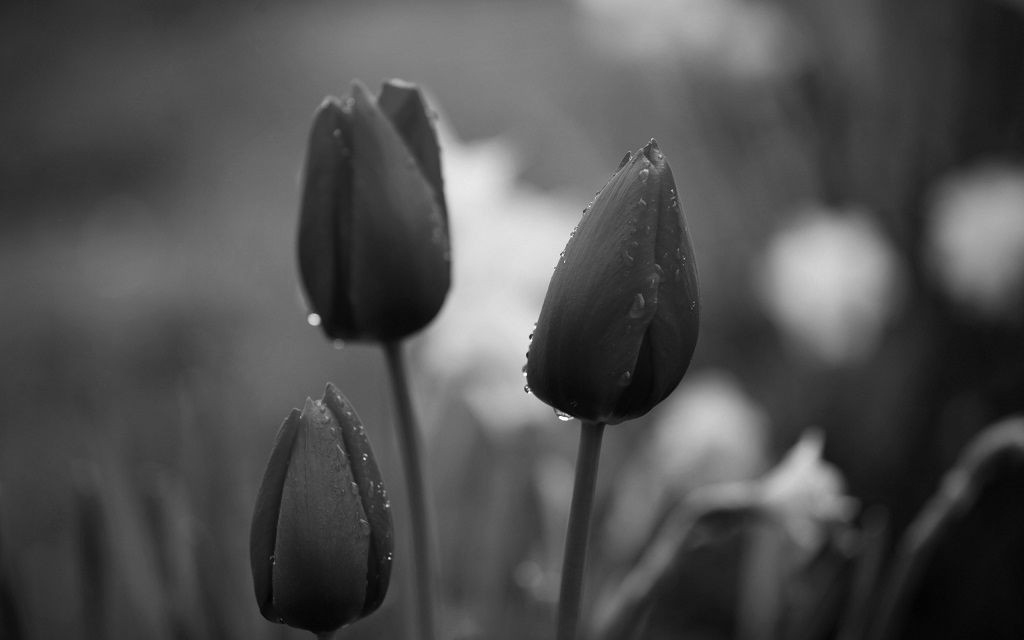
#> input picture year 2/semester 4/Digital picture processing/lab exercises/exercise 1/image1.jpg, 1024 x 640 px
$ python Zad1.py
#> lines starting #> are read from the running program, lines starting #| are printed output that depends on the picture; after the words box and inside, x2 and y2 are one past the last pixel; in counts of white or black regions, pixels touching at a corner belong together
import cv2
from matplotlib import pyplot as plt

img_8bit = cv2.imread('image1.jpg', 0)
#> img_8bit is the input picture: shape (640, 1024); min 0, max 255, mean 79.4
img_5bit = img_8bit >> 3 << 3
img_4bit = img_8bit >> 4 << 4
img_3bit = img_8bit >> 5 << 5
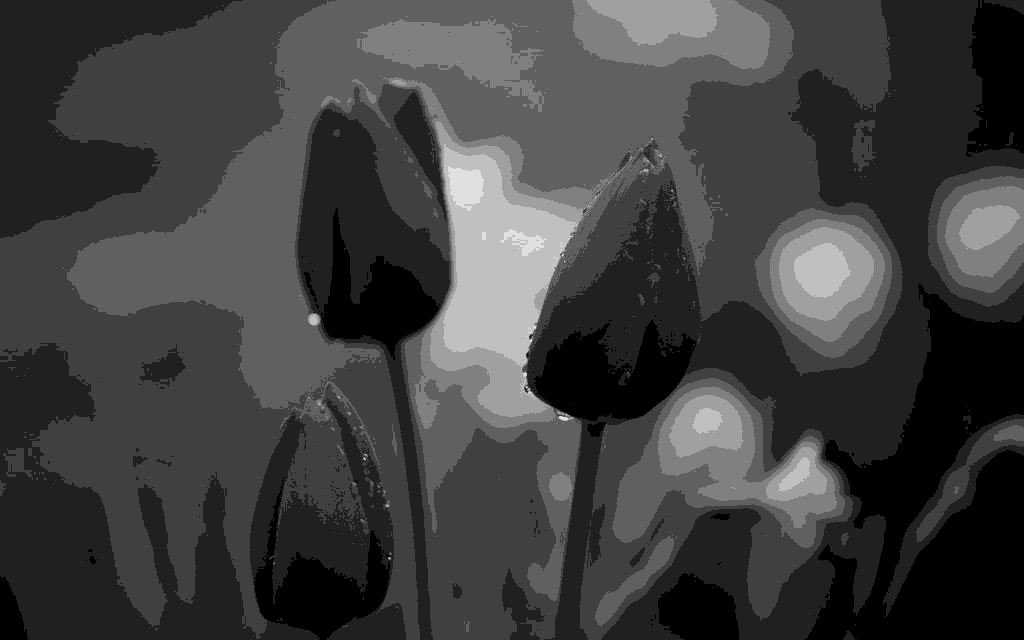
#> img_3bit: shape (640, 1024); min 0, max 224, mean 63.4
img_2bit = img_8bit >> 6 << 6
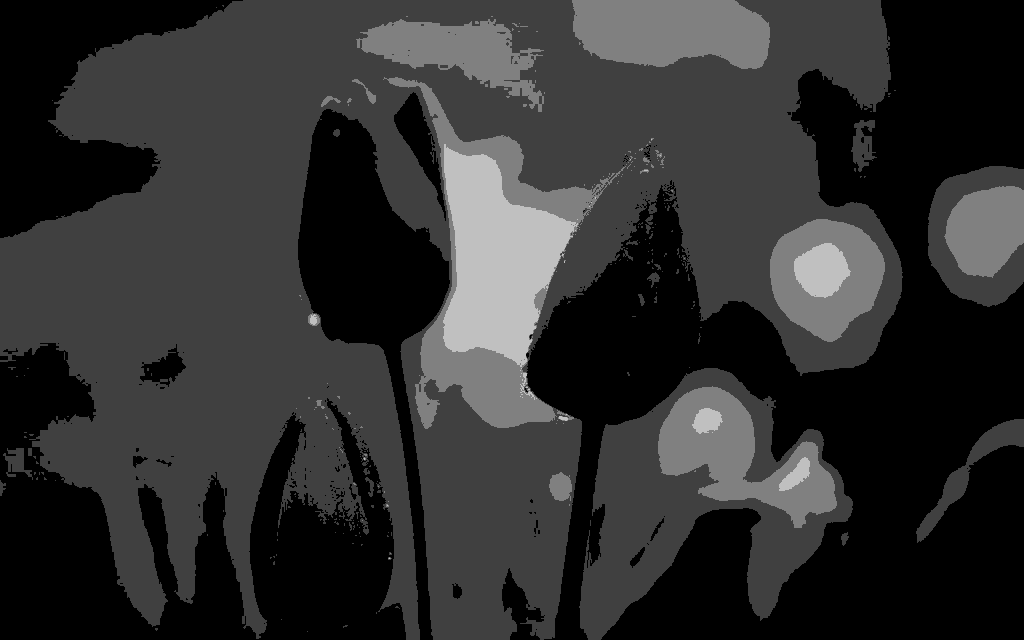
#> img_2bit: shape (640, 1024); min 0, max 192, mean 47.6
img_1bit = img_8bit >> 7 << 7
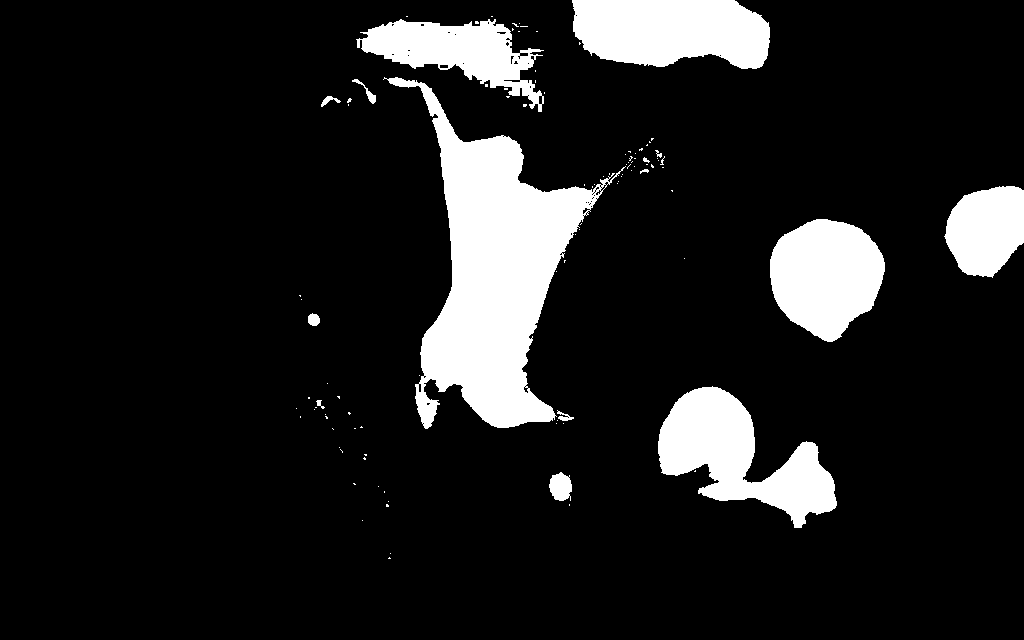
#> img_1bit: shape (640, 1024); values 0 (black) and 128 (white), 12.1% white; 104 white regions (89 under 20 px), largest, box (x1, y1, x2, y2) and area: (383, 77, 626, 429) 30889, (658, 386, 837, 528) 12018, (572, 0, 770, 69) 11362

plt.figure(1)
plt.subplot(231), plt.imshow(img_8bit, 'gray'), plt.title('original')
plt.subplot(232), plt.imshow(img_5bit, 'gray'), plt.title('img 5 bit')
plt.subplot(233), plt.imshow(img_4bit, 'gray'), plt.title('img 4 bit')
plt.subplot(234), plt.imshow(img_3bit, 'gray'), plt.title('img 3 bit')
plt.subplot(235), plt.imshow(img_2bit, 'gray'), plt.title('img 2 bit')
plt.subplot(236), plt.imshow(img_1bit, 'gray'), plt.title('img 1 bit')
plt.show()
